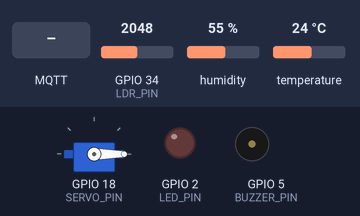
The program below on a simulated ESP32. Shown: servo, output pins drawn as LEDs (lit = HIGH), buzzer (waves = sounding). The test bench sets the inputs (shaded band); at power-on: GPIO 34 (LDR_PIN) = 2048, humidity 55 %, temperature 24 °C. WiFi joins after 1.5 s; servers stay silent unless stated; random numbers use the default seed unless the program sets one; no MQTT or app messages arrive unless stated; what the program prints to the serial monitor is not drawn.

Above: at 2.7 s.
2.8 s: MQTT message "ON" arrives on the first subscribed topic
At 3.2 s:
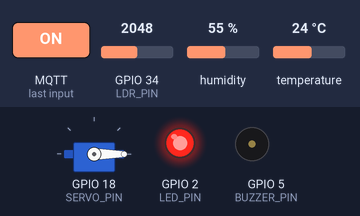
4.3 s: MQTT message "ON" arrives on the second subscribed topic
At 5.4 s:
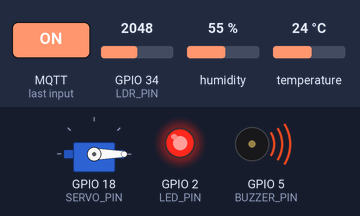
5.8 s: MQTT message "OFF" arrives on the first subscribed topic
At 6.7 s:
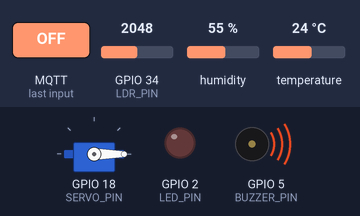
7.3 s: MQTT message "90" arrives on the third subscribed topic
At 7.7 s:
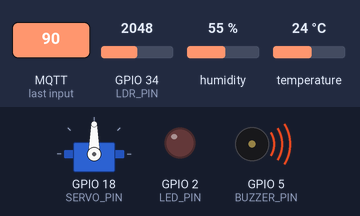
8.8 s: MQTT message "OFF" arrives on the second subscribed topic
At 10.0 s:
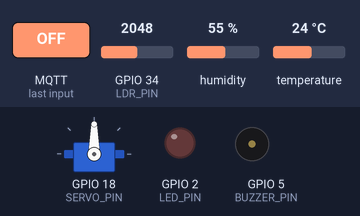
10.3 s: MQTT message "ON" arrives on the first subscribed topic
At 11.3 s:
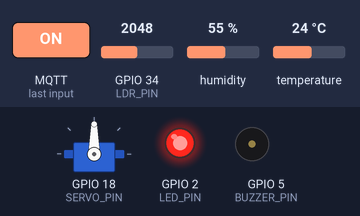
Timing chart, 0 to 12.8 s (numbered marks = the images above; inputs shaded):
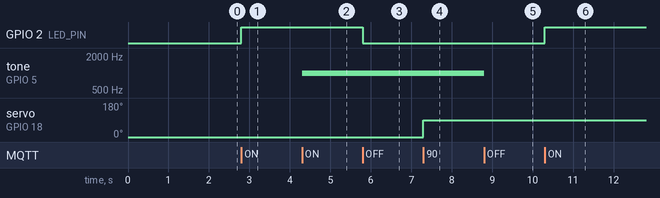

The program:

main.cpp
```cpp
#include <Arduino.h>
#include <WiFi.h>
#include <PubSubClient.h>
#include <DHT.h>
#include <ArduinoJson.h>
#include <ESP32Servo.h>

// 1. Cấu hình chân phần cứng
#define DHT_PIN 4
#define DHT_TYPE DHT22
#define LED_PIN 2
#define BUZZER_PIN 5
#define SERVO_PIN 18
#define LDR_PIN 34

// 2. Cấu hình WiFi (Dành riêng cho Wokwi Simulator)
const char* WIFI_SSID = "Wokwi-GUEST";
const char* WIFI_PASS = "";

// 3. Cấu hình MQTT Broker
const char* MQTT_BROKER = "broker.hivemq.com";
const int MQTT_PORT = 1883;

// 4. Định nghĩa các MQTT Topics (Đổi tên cho độc nhất để không bị trùng với người khác trên public broker)
const char* TOPIC_DATA = "iot/myhome_999/sensor/data";
const char* TOPIC_LED = "iot/myhome_999/led/control";
const char* TOPIC_BUZZER = "iot/myhome_999/buzzer/control";
const char* TOPIC_SERVO = "iot/myhome_999/servo/control";

DHT dht(DHT_PIN, DHT_TYPE);
WiFiClient espClient;
PubSubClient client(espClient);
Servo myServo;

unsigned long lastMsg = 0;

// Hàm callback được gọi khi có thông điệp MQTT gửi đến (điều khiển LED, Còi, Servo)
void mqttCallback(char* topic, byte* payload, unsigned int len) {
  String msg = "";
  for (int i = 0; i < len; i++) {
    msg += (char)payload[i];
  }
  msg.trim(); // Cắt bỏ khoảng trắng dư thừa hoặc ký tự xuống dòng (nếu có)

  Serial.println("[MQTT] Nhận lệnh từ: " + String(topic) + " | Lệnh: [" + msg + "]");

  if (String(topic) == TOPIC_LED) {
    if (msg == "ON") {
      digitalWrite(LED_PIN, HIGH);
      Serial.println("=> Đã BẬT đèn LED");
    }
    else if (msg == "OFF") {
      digitalWrite(LED_PIN, LOW);
      Serial.println("=> Đã TẮT đèn LED");
    }
  }
  else if (String(topic) == TOPIC_BUZZER) {
    if (msg == "ON") tone(BUZZER_PIN, 1000); // Kêu ở tần số 1000Hz
    else if (msg == "OFF") noTone(BUZZER_PIN); // Tắt còi
  }
  else if (String(topic) == TOPIC_SERVO) {
    int angle = msg.toInt(); // Chuyển chuỗi thành số nguyên (góc 0-180)
    if (angle >= 0 && angle <= 180) {
      myServo.write(angle);
    }
  }
}

// Hàm kết nối lại với MQTT Broker
void reconnect() {
  while (!client.connected()) {
    String id = "ESP32_SmartHome_" + String(random(0xffff), HEX);
    Serial.print("Đang kết nối MQTT...");
    if (client.connect(id.c_str())) {
      Serial.println("OK!");
      client.subscribe(TOPIC_LED);
      client.subscribe(TOPIC_BUZZER);
      client.subscribe(TOPIC_SERVO);
    } else {
      Serial.println("Thất bại. Thử lại sau 5s...");
      delay(5000);
    }
  }
}

void setup() {
  Serial.begin(115200);
  pinMode(LED_PIN, OUTPUT);
  pinMode(BUZZER_PIN, OUTPUT);

  dht.begin();

  // Cấu hình Timer cho Servo (Rất quan trọng cho ESP32)
  ESP32PWM::allocateTimer(0);
  ESP32PWM::allocateTimer(1);
  ESP32PWM::allocateTimer(2);
  ESP32PWM::allocateTimer(3);
  myServo.setPeriodHertz(50); // Servo tiêu chuẩn 50Hz
  myServo.attach(SERVO_PIN, 500, 2400);
  myServo.write(0); // Khởi tạo servo ở góc 0 độ

  WiFi.begin(WIFI_SSID, WIFI_PASS);
  Serial.print("Đang kết nối WiFi");
  while (WiFi.status() != WL_CONNECTED) {
    delay(500);
    Serial.print(".");
  }
  Serial.println("\nWiFi OK! IP: " + WiFi.localIP().toString());

  client.setServer(MQTT_BROKER, MQTT_PORT);
  client.setCallback(mqttCallback);
}

void loop() {
  if (!client.connected()) {
    reconnect();
  }
  client.loop();

  unsigned long now = millis();
  // Gửi dữ liệu mỗi 5 giây
  if (now - lastMsg > 5000) {
    lastMsg = now;

    float t = dht.readTemperature();
    float h = dht.readHumidity();
    int lightRaw = analogRead(LDR_PIN);

    // Chuyển đổi giá trị quang trở (0-4095) sang % ánh sáng
    // LDR trên Wokwi: Sáng nhất ~ 0, tối nhất ~ 4095. Tùy thuộc cách mắc mạch.
    // Với sơ đồ chân AO nối thẳng, sáng = giá trị thấp.
    int lightPercent = map(lightRaw, 0, 4095, 100, 0);
    if(lightPercent < 0) lightPercent = 0;
    if(lightPercent > 100) lightPercent = 100;

    if (!isnan(t) && !isnan(h)) {
      StaticJsonDocument<256> doc;
      doc["temperature"] = t;
      doc["humidity"] = h;
      doc["light"] = lightPercent;
      doc["device"] = "ESP32_SmartHome";

      char buffer[256];
      serializeJson(doc, buffer);

      client.publish(TOPIC_DATA, buffer);
      Serial.println("Đã gửi Data: " + String(buffer));
    } else {
      Serial.println("Lỗi đọc DHT22!");
    }
  }
}
```

Measured:
- after the input at 2.8 s, GPIO 2 (LED_PIN): LOW → HIGH at once
- after the input at 4.3 s, tone on GPIO 5 (BUZZER_PIN): silent → 1000 Hz at once
- after the input at 5.8 s, GPIO 2 (LED_PIN): HIGH → LOW at once
- after the input at 7.3 s, servo on GPIO 18 (SERVO_PIN): 0° → 90° at once
- after the input at 8.8 s, tone on GPIO 5 (BUZZER_PIN): 1000 Hz → silent at once
- after the input at 10.3 s, GPIO 2 (LED_PIN): LOW → HIGH at once
